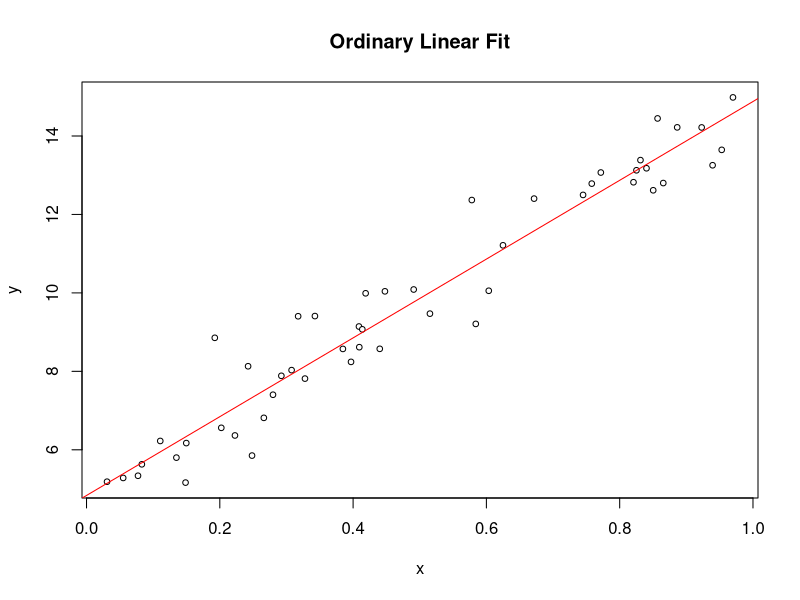
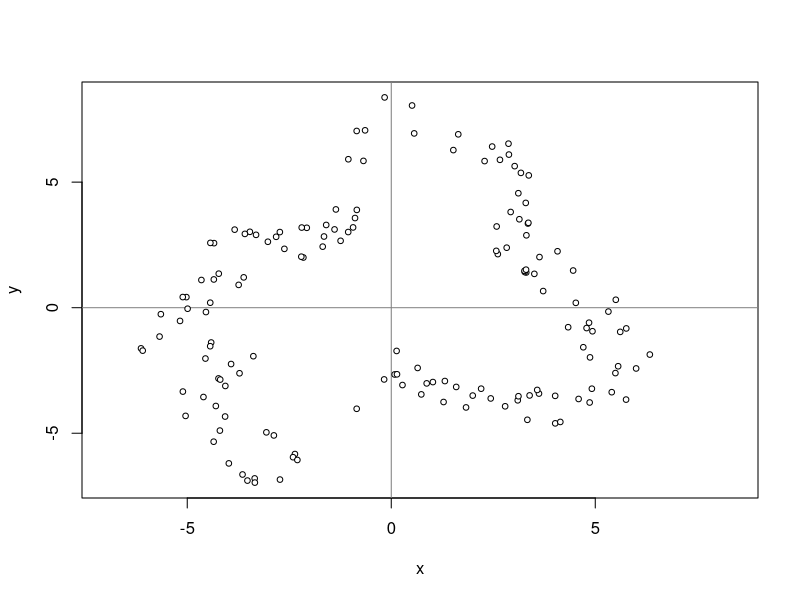
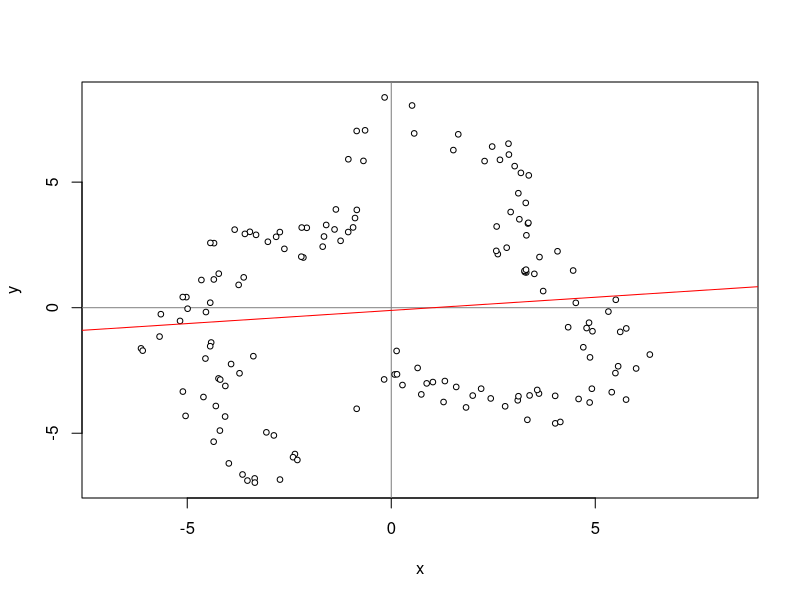
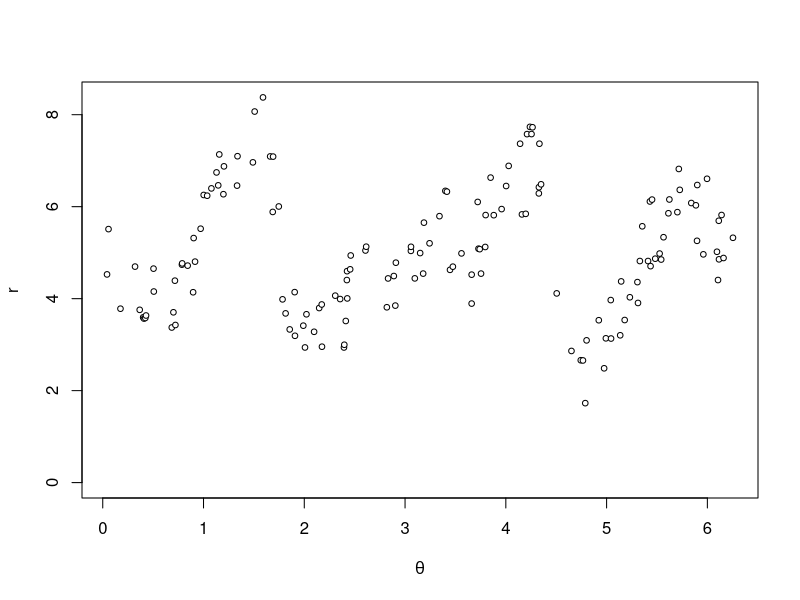
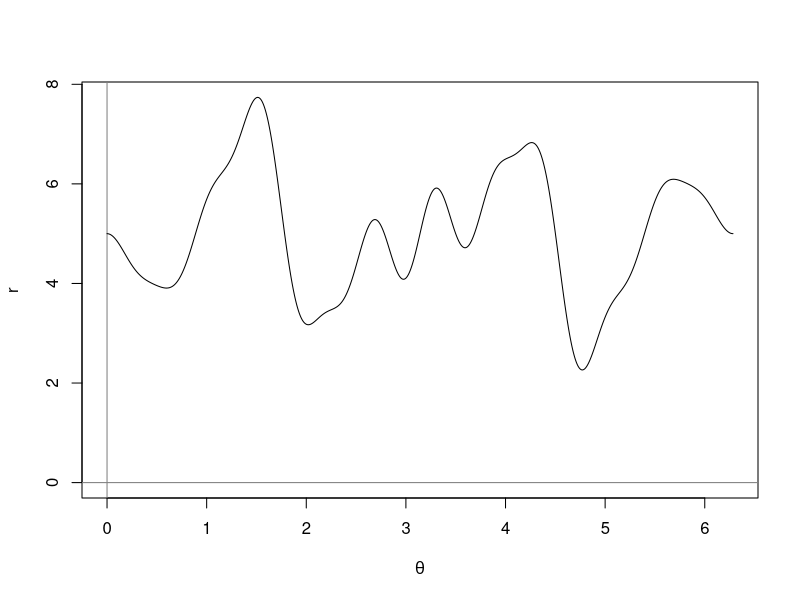
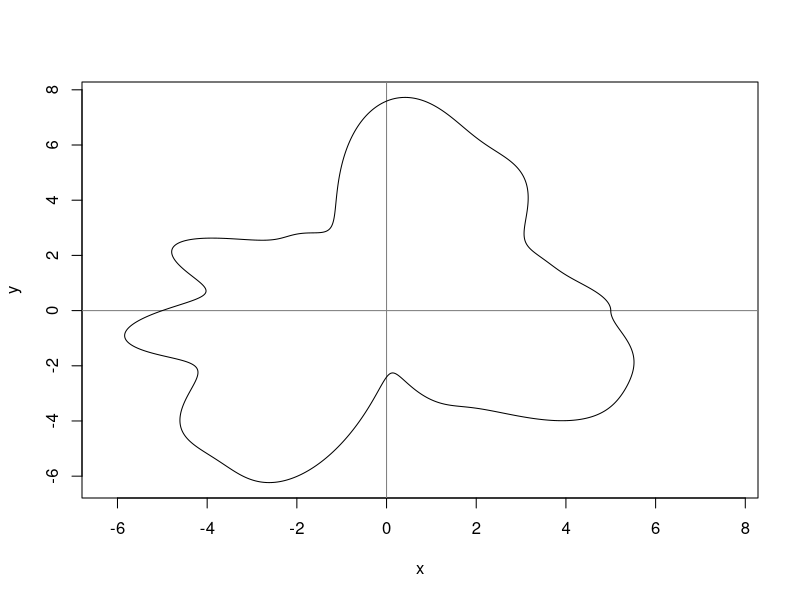

Reproduce these figures in R, in order.
## ---- chunk 1
knitr::opts_chunk$set(echo = TRUE)
set.seed(124)
## ---- chunk 2
n <- 50
xmin <- 0
xmax <- 1
sigma <- 1
b0 <- 5
b1 <- 10

x <- runif(n, xmin, xmax)
eps <- rnorm(n, 0, sigma)

y <- b0 + b1 * x + eps
m1 <- lm(y ~ x)

plot(NA, xlim = range(x), ylim = range(y), 
     main = "Ordinary Linear Fit", 
     xlab = 'x', ylab = 'y')
points(y ~ x, pch = 21, cex = 0.75, bg = 'white')
abline(m1, col = 'red')
## ---- chunk 3
n <- 150
epsmin <- -1
epsmax <- -epsmin
  
theta <- sort(runif(n, 0, 2 * pi))
eps <- runif(n, epsmin, epsmax)

rtrue <- function(theta) {
  5 + theta * (theta - 2 * pi) * 
  (0.23 * sin(03 * theta) + 
   0.21 * sin(04 * theta) + 
   0.07 * sin(07 * theta) + 
   0.05 * sin(11 * theta))
}
r <- rtrue(theta) + eps

x <- r * cos(theta)
y <- r * sin(theta)

plot(NA, xlim = range(c(x, y)), ylim = range(c(x, y)),
     xlab = 'x', ylab = 'y')
abline(h = 0, v = 0, col = 'gray50')
points(y ~ x, pch = 21, bg = 'white', cex = 0.75)
## ---- chunk 4
m2 <- lm(y ~ x)

plot(NA, xlim = range(c(x, y)), ylim = range(c(x, y)),
     xlab = 'x', ylab = 'y')
abline(h = 0, v = 0, col = 'gray50')
points(y ~ x, pch = 21, bg = 'white', cex = 0.75)
abline(m2, col = 'red')
## ---- chunk 5
plot(r ~ theta, xlab = expression(theta), pch = 21, bg = 'white', cex = 0.75,
     ylim = c(0, max(r)))
## ---- chunk 6
theta <- seq(0, 2 * pi, length.out = 1e3)
r <- rtrue(theta)

x <- r * cos(theta)
y <- r * sin(theta)
plot(NA, xlim = c(0, 2 * pi), ylim = c(0, max(r)), 
     xlab = expression(theta), ylab = expression(r))
abline(h = 0, col = 'gray50')
abline(v = 0, col = 'gray50')
lines(r ~ theta)

plot(NA, xlim = range(c(x,y)), ylim = range(c(x, y)),
     xlab = 'x', ylab = 'y')
abline(h = 0, col = 'gray50')
abline(v = 0, col = 'gray50')
lines(y ~ x)
